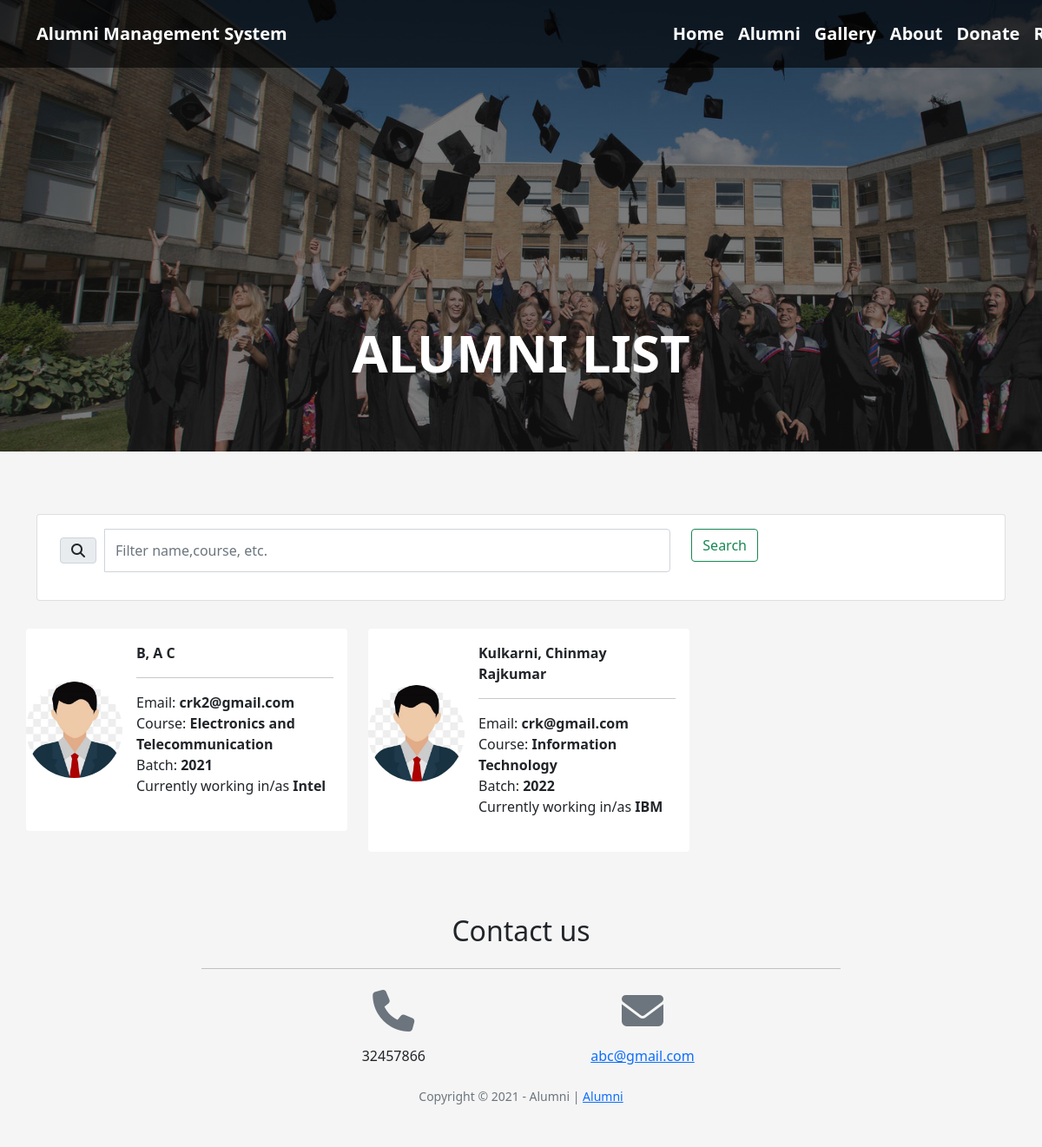
Page /alumni.php on the committed database.
### tables this page shows
CREATE TABLE `alumnus_bio` (
  `id` int(30) NOT NULL,
  `firstname` varchar(200) NOT NULL,
  `middlename` varchar(200) NOT NULL,
  `lastname` varchar(200) NOT NULL,
  `gender` varchar(10) NOT NULL,
  `batch` year(4) NOT NULL,
  `course_id` int(30) NOT NULL,
  `email` varchar(250) NOT NULL,
  `connected_to` text NOT NULL,
  `avatar` text NOT NULL,
  `status` tinyint(1) NOT NULL DEFAULT 0 COMMENT '0= Unverified, 1= Verified',
  `date_created` date NOT NULL DEFAULT current_timestamp()
);

CREATE TABLE `courses` (
  `id` int(30) NOT NULL,
  `course` text NOT NULL,
  `about` text NOT NULL
);

### alumni.php (the view, shortened to what this page needs)
<?php
include 'admin/db_connect.php';
?>
<!DOCTYPE html>
<html lang="en">
    <head>
    <link href="https://cdn.jsdelivr.net/npm/bootstrap@5.0.2/dist/css/bootstrap.min.css" rel="stylesheet">
    <link rel="stylesheet" href="https://cdnjs.cloudflare.com/ajax/libs/animate.css/4.1.1/animate.min.css" />
</head>
<body id="page-top">
        <nav class="navbar navbar-expand-lg navbar-light fixed-top py-3" id="mainNav">
            <div class="container">
                <a class="navbar-brand js-scroll-trigger text-white" href="./" style="font-weight: bold;">Alumni Management System</a>
                <div class="collapse navbar-collapse" id="navbarResponsive">
                    <ul class="navbar-nav ml-auto my-2 my-lg-0" style="padding-left: 420px">
                        <li class="nav-item"><a class="nav-link js-scroll-trigger" href="home.php">Home</a></li>
                        <li class="nav-item"><a class="nav-link js-scroll-trigger" href="#">Alumni</a></li>
                        <li class="nav-item"><a class="nav-link js-scroll-trigger" href="gallery.php">Gallery</a></li>
                        <li class="nav-item"><a class="nav-link js-scroll-trigger" href="about.php">About</a></li>
                        <li class="nav-item"><a class="nav-link js-scroll-trigger" href="donation_page.php">Donate</a></li>
                        <li class="nav-item"><a class="nav-link js-scroll-trigger" href="signup.php" id="login">Register</a></li>
                    </ul>
                </div>
            </div>
        </nav>
        <div class="hero">
            <h1 id="wlc" style="font-weight: bold;font-size: 60px">ALUMNI LIST</h1>
        </div><br><br>
        <div class="container">
        		<div class="card mb-4 mt-4">
		        <div class="card-body">
		            <div class="row">
		                <div class="col-md-8">
		                    <div class="input-group mb-3" >
		                      <div class="input-group-prepend"style="padding: 10px;">
		                        <span class="input-group-text" id="filter-field"><i class="fa fa-search"></i></span>
		                      </div>
		                      <input type="text" class="form-control" id="filter" placeholder="Filter name,course, etc." aria-label="Filter" aria-describedby="filter-field">
		                    </div>
		                </div>
		                <div class="col-md-4">
		                    <button class="btn btn-outline-success" id="search">Search</button>
		                </div>
		            </div>
		        </div>
		    </div>
        	</div>
            <div class="container-fluid mt-3 pt-2" style="padding-left: 30px;">
                <div class="row-items">
                <div class="col-lg-12">
                    <div class="row">
                    <?php
                $alumni = $conn->query("SELECT a.*,c.course,Concat(a.lastname,', ',a.firstname,' ',a.middlename) as name from alumnus_bio a inner join courses c on c.id = a.course_id order by Concat(a.lastname,', ',a.firstname,' ',a.middlename) asc");
                while($row = $alumni->fetch_assoc()):
                ?>
                <div class="col-md-4 item">
                <div class="card alumni-list" data-id="<?php echo $row['id'] ?>">
                        <div class="alumni-img" card-img-top>
                            <img src="admin/avatar.jpg" alt="">
                        </div>
                    <div class="card-body">
                        <div class="row align-items-center h-100">
                            <div class="">
                                <div>
                                <p class="filter-txt"><b><?php echo $row['name'] ?></b></p>
                                <hr class="divider w-100" style="max-width: calc(100%)">
                                <p class="filter-txt">Email: <b><?php echo $row['email'] ?></b></p>
                                <p class="filter-txt">Course: <b><?php echo $row['course'] ?></b></p>
                                <p class="filter-txt">Batch: <b><?php echo $row['batch'] ?></b></p>
                                <p class="filter-txt">Currently working in/as <b><?php echo $row['connected_to'] ?></b></p>
                                    <br>
                                </div>
                            </div>
                        </div>
                    </div>
                </div>
                <br>
                </div>
                <?php endwhile; ?>
                </div>
                </div>
                </div>
            </div>
        <footer class=" py-5">
            <div class="container">
                <div class="row justify-content-center">
                    <div class="col-lg-8 text-center">
                        <h2 class="mt-0 text-black">Contact us</h2>
                        <hr class="divider my-4" />
                    </div>
                </div>
                <div class="row" style="padding-left: 280px;">
                    <div class="col-lg-4 ml-auto text-center mb-5 mb-lg-0">
                        <i class="fas fa-phone fa-3x mb-3 text-muted"></i>
                        <div class="text-black">32457866</div>
                    </div>
                    <div class="col-lg-4 mr-auto text-center">
                        <i class="fas fa-envelope fa-3x mb-3 text-muted"></i>
                        <a class="d-block" href="mailto:">abc@gmail.com</a>
                    </div>
                </div>
            </div>
            <br>
            <div class="container"><div class="small text-center text-muted">Copyright © 2021 - Alumni | <a href="" target="_blank">Alumni</a></div></div>
        </footer>
        </html>

### alumni.php (style rules this page uses)
* { margin: 0; padding: 0; box-sizing: border-box; }
.hero { position: relative; height: 65vh; width: 100%; display: flex; padding-top: 300px; align-items: center; justify-content: center; background: #00000087; }
.hero::before { content: ""; background:linear-gradient(rgba(0, 0, 0, 0.5), rgba(8, 8, 8, 0.5)), url(cimg.jpg); background-size: cover; position: absolute; top: 0px; right: 0px; bottom: 0px; left: 0px; opacity: 0.9; }
#wlc { position: relative; color: white; line-height: 0.9; }
body, footer { background: whitesmoke !important; }
.navbar-nav .nav-link { font-weight: bold; font-size: 20px; color: white !important; }
nav#mainNav { background: #00000099; }
.alumni-list { cursor: pointer; border: unset; flex-direction: inherit; }
.alumni-img { width: calc(30%); max-height: 30vh; display: flex; align-items: center; justify-content: center; }
.alumni-list .card-body { width: calc(70%); }
.alumni-img img { border-radius: 100%; max-height: calc(100%); max-width: calc(100%); }
.row-items { position: relative; }
.alumni-list p { margin:unset; }

### rows in the picture
alumnus_bio: name "B, A C", email "crk2@gmail.com", course.course "Electronics and Telecommunication", batch "2021", connected_to "Intel"
alumnus_bio: name "Kulkarni, Chinmay Rajkumar", email "crk@gmail.com", course.course "Information Technology", batch "2022", connected_to "IBM"
